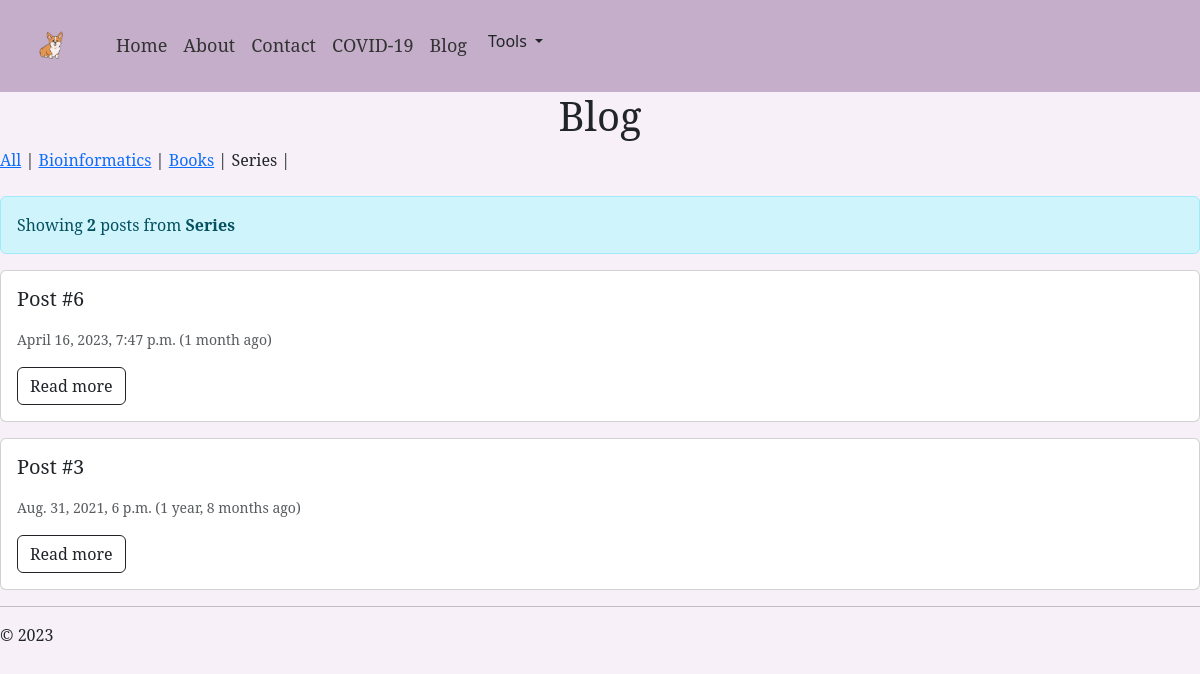
The app's page /blog/category/Series/ with its own data.
### blog/models.py (models this page shows, shortened)
class Category(models.Model):
    name = models.CharField(max_length=30)
    description = models.TextField()
    class Meta:
        verbose_name_plural = 'categories'

class Post(models.Model):
    category = models.ForeignKey(Category, on_delete=models.CASCADE, null=True)
    title = models.CharField(max_length=140)
    body = models.TextField()
    date_create = models.DateTimeField(auto_now_add=True)
    date_update = models.DateTimeField(auto_now=True)
    date_publish = models.DateTimeField(blank=True, null=True)
    public = models.BooleanField(default=True)
    author = models.ForeignKey(Author, on_delete=models.CASCADE, null=True)

### blog/views.py (the view)
# urls.py: path('', views.post_list_view, name="post_list_view"),
def post_list_view(request, category_name=None):
    if category_name:
        obj = Post.objects.filter(category__name=category_name, public=True)
    else:
        obj = Post.objects.filter(public=True)
    context = {
        'object_list': obj.order_by('-date_publish'),
        'category_list': Category.objects.all(),
        'category_name': category_name,
    }
    return render(request, 'blog/post_list.html', context)

### blog/templates/blog/post_list.html (shortened to what this page needs)
{% extends 'ex2/layout.html' %}
{% load static %}
{% block xyz %}
    <link rel="stylesheet" type="text/css" href="{% static 'site.css' %}"/>
{% endblock %}
{% block content%}
    {% include 'blog/includes/cat_widget.html' %}
    {% if author %}
        <h3>Posts by {{ author.user.username }}</h3>
    {% else %}
        <div class="alert alert-info" role="alert">
            Showing <strong> {{ object_list|length }}</strong> post{{ object_list|pluralize }}
            {% if category_name %} from <strong>{{ category_name }}</strong>{% else %}.{% endif %}
        </div>
    {% endif %}
    {% for obj in object_list %}
    <div class="card mb-3">
        <div class="row no-gutters">
            <div class="col-md-8">
                <div class="card-body">
                    <h5 class="card-title">{{ obj.title }}</h5>
                    <p class="card-text"><small class="text-muted">{{ obj.date_publish }} ({{ obj.date_publish|timesince }} ago)</small></p>
                    <a href="{% url 'blog:post_detail_view' obj.id %}" class="btn btn-outline-dark">Read more</a>
                </div>
            </div>
        </div>
    </div>
{% endfor %}
{% endblock %}

### blog/templates/blog/includes/cat_widget.html
<h1>Blog </h1>
    <a href="{% url 'blog:post_list_view' %}">All</a> |
    {% for c in category_list %}
        {% if category_name == c.name %}
           {{c.name}}
        {% else %}
            <a href="{% url 'blog:post_list_category' c.name %}"> {{ c.name }}</a>
        {% endif %} |
    {% endfor %}
    <br><br>

### ex2/static/site/site_look.css (style rules this page uses)
body { background-color: #f7f0f8 !important; font-family: "Georgia", "serif"; }
h1 { text-align: center; }

### records on screen
Category: name "Bioinformatics"
Category: name "Books"
Category: name "Series"
Post: title "Post #6", date_publish "April 16, 2023, 7:47 p.m.", date_publish "1 month"
Post: title "Post #3", date_publish "Aug. 31, 2021, 6 p.m.", date_publish "1 year, 8 months"

### other values on screen
{{ object_list|length }} "2"
